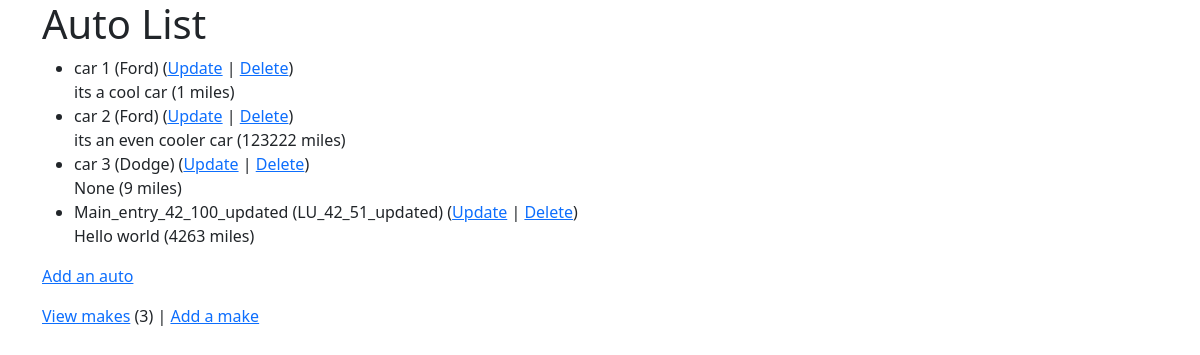
Page /autos/ (signed in) on the earlier database version.
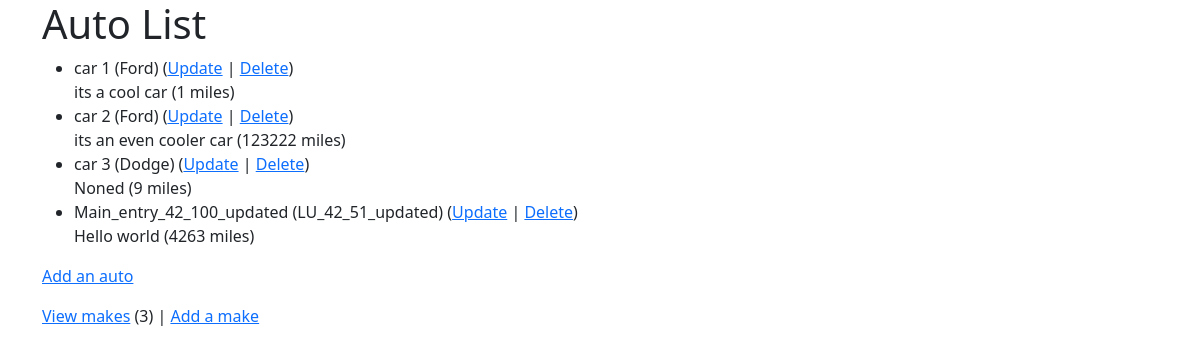
Same page on the later database version.
### autos/models.py (models this page shows, shortened)
class Auto(models.Model):
    nickname = models.CharField(
        max_length=200,
        validators = [MinLengthValidator(2, "Nickname must be greater than 1 character")]
    )
    mileage = models.PositiveIntegerField()
    comments = models.CharField(max_length=300)
    make = models.ForeignKey('Make', on_delete=models.CASCADE, null=False)

class Make(models.Model):
    name = models.CharField(
        max_length=200,
        help_text='Enter a make (e.g. Dodge)',
        validators = [MinLengthValidator(2,"Make must be greater than 1 character")]
    )
    def __str__(self):
        return self.name

### autos/views.py (the view)
# urls.py: path('', views.MainView.as_view(), name='all'),
class MainView(LoginRequiredMixin, View):
    def get(self, request):
        mc = Make.objects.count()
        al = Auto.objects.all()
        ctx = {'make_count': mc, 'auto_list': al}
        return render(request, 'autos/auto_list.html', ctx)

### autos/templates/autos/auto_list.html
{% extends "base_bootstrap.html" %}
{% block content %}
  <h1>Auto List</h1>
  {% if auto_list %}
  <ul>
    {% for auto in auto_list %}
      <li>
          {{ auto.nickname }} ({{ auto.make }})
          (<a href="{% url 'autos:auto_update' auto.id %}">Update</a> |
          <a href="{% url 'autos:auto_delete' auto.id %}">Delete</a>) <br/>
          {{ auto.comments }} ({{ auto.mileage }} miles)
      </li>
    {% endfor %}
  </ul>
  {% else %}
    <p>There are no autos in the library.</p>
  {% endif %}
  <p>
    {% if make_count > 0 %}
      <a href="{% url 'autos:auto_create' %}">Add an auto</a>
    {% else %}
      Please add a make before you add an auto.
    {% endif %}
  </p>
  <p>
  <a href="{% url 'autos:make_list' %}">View makes</a> ({{ make_count }}) |
    <a href="{% url 'autos:make_create' %}">Add a make</a>
  </p>
{% endblock %}

Differences in the rows shown:
changed Auto "car 3": comments "None" → "Noned"
